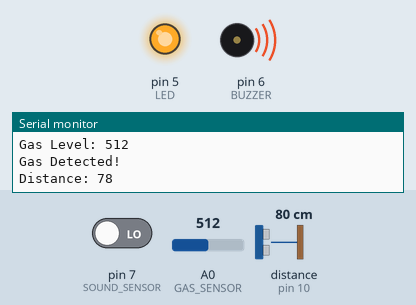
Simulated run of this sketch. Board: Arduino Uno, built with avr-gcc and run on an emulated ATmega328P. Parts: output pins drawn as LEDs (lit = HIGH), buzzer (waves = sounding, pin HIGH), the last lines printed to the serial monitor. Wiring (inferred from the names in the program): ultrasonic range finder: trigger pin 9; echo pin 10. Inputs (shaded band) come from the test bench; at power-on: A0 (GAS_SENSOR) = 512, distance to the obstacle (sensor on pin 10) 80 cm, pin 7 (SOUND_SENSOR) LOW. The echo pulse lasts 58.3 µs per cm; pins used as bus, display or sensor lines are not drawn.

Above: at 1.3 s.
1.4 s: A0 (GAS_SENSOR) set to 319
4.4 s: A0 (GAS_SENSOR) set to 286
At 5.7 s:
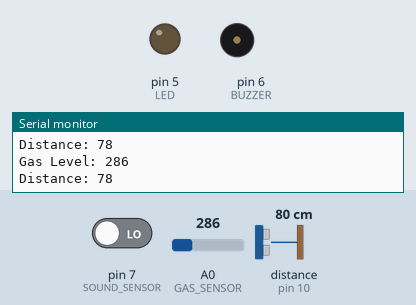
6.0 s: distance to the obstacle (sensor on pin 10) set to 23 cm
9.0 s: distance to the obstacle (sensor on pin 10) set to 18 cm
At 9.4 s:
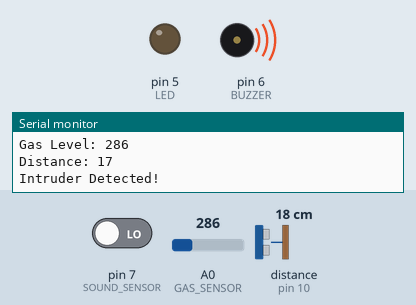
12.0 s: pin 7 (SOUND_SENSOR) driven HIGH
At 12.5 s:
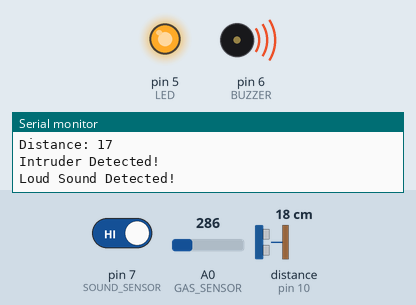
15.0 s: distance to the obstacle (sensor on pin 10) set to 35 cm
At 15.5 s:
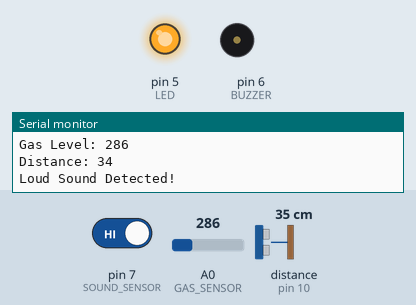
Timing chart, 0 to 18.0 s (numbered marks = the images above; inputs shaded):
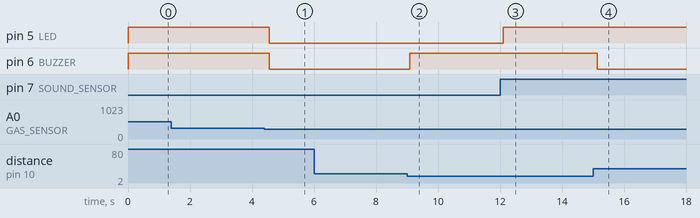

The sketch:

combo_sensor.ino
```cpp
#define GAS_SENSOR A0
#define SOUND_SENSOR 7
#define TRIG 9
#define ECHO 10
#define BUZZER 6
#define LED 5

long duration;
int distance;

void setup()
{
  pinMode(SOUND_SENSOR, INPUT);
  pinMode(TRIG, OUTPUT);
  pinMode(ECHO, INPUT);
  pinMode(BUZZER, OUTPUT);
  pinMode(LED, OUTPUT);

  Serial.begin(9600);
}

void loop()
{

  // GAS SENSOR
  int gasValue = analogRead(GAS_SENSOR);
  Serial.print("Gas Level: ");
  Serial.println(gasValue);

  if(gasValue > 300)
  {
    Serial.println("Gas Detected!");
    digitalWrite(BUZZER, HIGH);
    digitalWrite(LED, HIGH);
  }

  // ULTRASONIC SENSOR
  digitalWrite(TRIG, LOW);
  delayMicroseconds(2);

  digitalWrite(TRIG, HIGH);
  delayMicroseconds(10);
  digitalWrite(TRIG, LOW);

  duration = pulseIn(ECHO, HIGH);
  distance = duration * 0.034 / 2;

  Serial.print("Distance: ");
  Serial.println(distance);

  if(distance < 20)
  {
    Serial.println("Intruder Detected!");
    digitalWrite(BUZZER, HIGH);
  }

  // SOUND SENSOR
  int sound = digitalRead(SOUND_SENSOR);

  if(sound == HIGH)
  {
    Serial.println("Loud Sound Detected!");
    digitalWrite(LED, HIGH);
  }

  delay(500);

  digitalWrite(BUZZER, LOW);
  digitalWrite(LED, LOW);
}
```

Measured:
- the behaviour switches between 301 and 300 on A0 (GAS_SENSOR) (found by bisection; images 0 and 1)
- the behaviour switches between 21 and 20 cm on distance to the obstacle (sensor on pin 10) (found by bisection; images 1 and 2)
- after the input at 4.4 s, pin 5 (LED), pin 6 (BUZZER): HIGH → LOW after 0.15 s
- after the input at 9.0 s, pin 6 (BUZZER): LOW → HIGH after 0.09 s
- after the input at 12.0 s, pin 5 (LED): LOW → HIGH after 0.11 s
- after the input at 15.0 s, pin 6 (BUZZER): HIGH → LOW after 0.14 s
